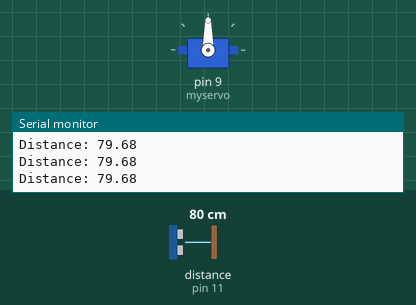
This sketch was run on a simulated Arduino Uno, built with avr-gcc and run on an emulated ATmega328P. Parts: servo, the last lines printed to the serial monitor. Wiring (inferred from the names in the program): ultrasonic range finder: trigger pin 10; echo pin 11. Inputs (shaded band) come from the test bench; at power-on: distance to the obstacle (sensor on pin 11) 80 cm. The echo pulse lasts 58.3 µs per cm.

Above: at 1.2 s.
1.3 s: distance to the obstacle (sensor on pin 11) set to 5 cm
4.3 s: distance to the obstacle (sensor on pin 11) set to 2 cm
At 5.0 s:
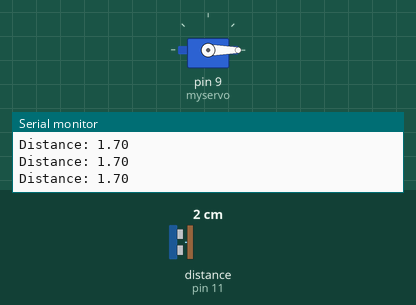
5.8 s: distance to the obstacle (sensor on pin 11) set to 11 cm
8.8 s: distance to the obstacle (sensor on pin 11) set to 15 cm
At 9.8 s:
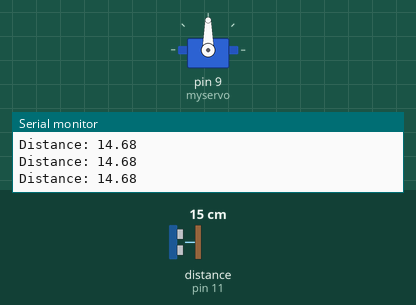
Timing chart, 0 to 11.8 s (numbered marks = the images above; inputs shaded):
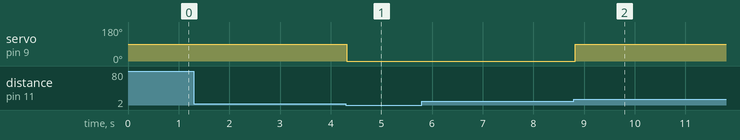

The sketch:

ultrasonic_sensor.ino
```cpp
#include <Servo.h>
Servo myservo;

const int trigPin = 10;
const int echoPin = 11;
int pos = 0;
float duration, distance;


void setup() {
  pinMode(trigPin, OUTPUT);
  pinMode(echoPin, INPUT);
  Serial.begin(9600);
  myservo.attach(9);
}


void loop()
{
  digitalWrite(trigPin, LOW);
  delayMicroseconds(2);
  digitalWrite(trigPin, HIGH);
  delayMicroseconds(10);
  digitalWrite(trigPin, LOW);

  duration = pulseIn(echoPin, HIGH);

  distance = (duration*.0343)/2;
  Serial.print("Distance: ");
  Serial.println(distance);
  delay(10);
  if (distance <=3)
  {

    myservo.write(0);
    delay(10);
  }

  if (distance >=13)
  {

    myservo.write(90);
    delay(10);
  }
}
```

Measured:
- the behaviour switches between 4 and 3 cm on distance to the obstacle (sensor on pin 11) (found by bisection; images 0 and 1)
- the behaviour switches between 12 and 13 cm on distance to the obstacle (sensor on pin 11) (found by bisection; images 1 and 2)
- after the input at 4.3 s, servo on pin 9 (myservo): 90° → 0° at once
- after the input at 8.8 s, servo on pin 9 (myservo): 0° → 90° at once
